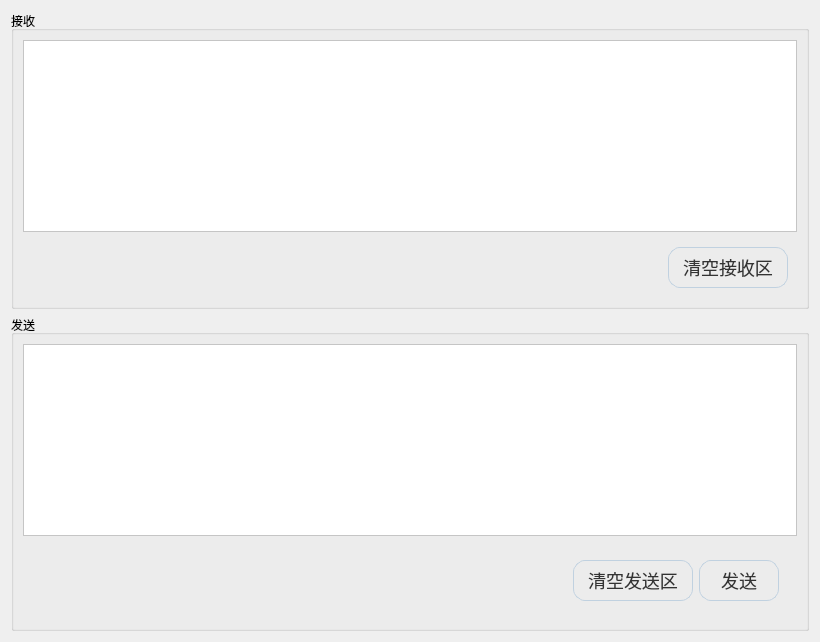
     <widget class="QWidget" name="widget_10" native="true">
      <layout class="QVBoxLayout" name="verticalLayout_4">
       <item>
        <widget class="QGroupBox" name="groupBox">
         <property name="title">
          <string>接收</string>
         </property>
         <layout class="QVBoxLayout" name="verticalLayout_2">
          <item>
           <widget class="QTextBrowser" name="ReceivetextBrowser">
            <property name="styleSheet">
             <string notr="true">/* ===== 基础字体格式 ===== */
QTextEdit {
    /* 字体家族 */
    font-family: 'Segoe UI', 'Microsoft YaHei', sans-serif;
    
    /* 字体大小 */
    font-size: 16px;
    
    /* 字体粗细 */
    font-weight: normal; /* normal | bold | 100-900 */
    
    /* 字体样式 */
    font-style: normal; /* normal | italic | oblique */
    
    /* 字母间距 */
    letter-spacing: 0.5px;
    
    /* 行高 */
    line-height: 1.5;
    
    /* 文本颜色 */
    color: #333333;
    
    /* 背景颜色 */
    background-color: #ffffff;
    
    /* 文本对齐 */
    text-align: left; /* left | right | center | justify */
}</string>
            </property>
           </widget>
          </item>
          <item>
           <widget class="QWidget" name="widget_9" native="true">
            <layout class="QHBoxLayout" name="horizontalLayout_9">
             <item>
              <spacer name="horizontalSpacer">
               <property name="orientation">
                <enum>Qt::Horizontal</enum>
               </property>
               <property name="sizeHint" stdset="0">
                <size>
                 <width>636</width>
                 <height>20</height>
                </size>
               </property>
              </spacer>
             </item>
             <item>
              <widget class="QPushButton" name="ClearReceiveArea_pushButton">
               <property name="styleSheet">
                <string notr="true">/* 浅色渐变基础按钮 */
QPushButton {
    background-color: qlineargradient(x1:0, y1:0, x2:0, y2:1, 
                                      stop:0 #a8d8ff, stop:1 #7bb4ff); /* 浅蓝色渐变 */
    border-radius: 12px;             /* 稍小的圆角 */
    color: #333333;                  /* 深灰文字 */
    font-family: 'Segoe UI';         /* 字体 */
    font-size: 18px;                /* 更小字号 */
    font-weight: normal;             /* 普通粗细 */
    padding: 6px 14px;               /* 更小内边距 */
    border: 1px solid #c0d1e0;       /* 浅色边框 */
    min-width: 90px;                 /* 更小宽度 */
    min-height: 18px;                /* 更小高度 */
}

/* 悬停效果 */
QPushButton:hover {
    background-color: qlineargradient(x1:0, y1:0, x2:0, y2:1, 
                                      stop:0 #bae0ff, stop:1 #8cc3ff);
    border: 1px solid #a0c0e0;       /* 悬停时边框加深 */
}

/* 按下效果 */
QPushButton:pressed {
    background-color: qlineargradient(x1:0, y1:0, x2:0, y2:1, 
                                      stop:0 #8cc1f0, stop:1 #6ca5e0);
    padding: 7px 13px 5px 15px;      /* 轻微按下效果 */
    border: 1px solid #90a9c0;
}

/* 禁用状态 */
QPushButton:disabled {
    background-color: #e0e6eb;
    color: #a0a0a0;
    border: 1px solid #d0d8e0;
}

/* 特殊状态按钮 */
QPushButton:checked {
    background-color: qlineargradient(x1:0, y1:0, x2:0, y2:1, 
                                      stop:0 #ffd8a8, stop:1 #ffb47b); /* 选中状态橙色 */
    color: #333333;
}</string>
               </property>
               <property name="text">
                <string>清空接收区</string>
               </property>
              </widget>
             </item>
            </layout>
           </widget>
          </item>
         </layout>
        </widget>
       </item>
       <item>
        <widget class="QGroupBox" name="groupBox_2">
         <property name="title">
          <string>发送</string>
         </property>
         <layout class="QVBoxLayout" name="verticalLayout_3">
          <item>
           <widget class="QTextEdit" name="SendtextEdit">
            <property name="styleSheet">
             <string notr="true">/* ===== 基础字体格式 ===== */
QTextEdit {
    /* 字体家族 */
    font-family: 'Segoe UI', 'Microsoft YaHei', sans-serif;
    
    /* 字体大小 */
    font-size: 16px;
    
    /* 字体粗细 */
    font-weight: normal; /* normal | bold | 100-900 */
    
    /* 字体样式 */
    font-style: normal; /* normal | italic | oblique */
    
    /* 字母间距 */
    letter-spacing: 0.5px;
    
    /* 行高 */
    line-height: 1.5;
    
    /* 文本颜色 */
    color: #333333;
    
    /* 背景颜色 */
    background-color: #ffffff;
    
    /* 文本对齐 */
    text-align: left; /* left | right | center | justify */
}</string>
            </property>
           </widget>
          </item>
          <item>
           <widget class="QWidget" name="widget_12" native="true">
            <layout class="QHBoxLayout" name="horizontalLayout_11">
             <item>
              <spacer name="horizontalSpacer_2">
               <property name="orientation">
                <enum>Qt::Horizontal</enum>
               </property>
               <property name="sizeHint" stdset="0">
                <size>
                 <width>532</width>
                 <height>20</height>
                </size>
               </property>
              </spacer>
             </item>
             <item>
              <widget class="QWidget" name="widget_11" native="true">
               <layout class="QHBoxLayout" name="horizontalLayout_10">
                <item>
                 <widget class="QPushButton" name="ClearSendAreapushButton">
                  <property name="styleSheet">
                   <string notr="true">/* 浅色渐变基础按钮 */
QPushButton {
    background-color: qlineargradient(x1:0, y1:0, x2:0, y2:1, 
                                      stop:0 #a8d8ff, stop:1 #7bb4ff); /* 浅蓝色渐变 */
    border-radius: 12px;             /* 稍小的圆角 */
    color: #333333;                  /* 深灰文字 */
    font-family: 'Segoe UI';         /* 字体 */
    font-size: 18px;                /* 更小字号 */
    font-weight: normal;             /* 普通粗细 */
    padding: 6px 14px;               /* 更小内边距 */
    border: 1px solid #c0d1e0;       /* 浅色边框 */
    min-width: 90px;                 /* 更小宽度 */
    min-height: 18px;                /* 更小高度 */
}

/* 悬停效果 */
QPushButton:hover {
    background-color: qlineargradient(x1:0, y1:0, x2:0, y2:1, 
                                      stop:0 #bae0ff, stop:1 #8cc3ff);
    border: 1px solid #a0c0e0;       /* 悬停时边框加深 */
}

/* 按下效果 */
QPushButton:pressed {
    background-color: qlineargradient(x1:0, y1:0, x2:0, y2:1, 
                                      stop:0 #8cc1f0, stop:1 #6ca5e0);
    padding: 7px 13px 5px 15px;      /* 轻微按下效果 */
    border: 1px solid #90a9c0;
}

/* 禁用状态 */
QPushButton:disabled {
    background-color: #e0e6eb;
    color: #a0a0a0;
    border: 1px solid #d0d8e0;
}

/* 特殊状态按钮 */
QPushButton:checked {
    background-color: qlineargradient(x1:0, y1:0, x2:0, y2:1, 
                                      stop:0 #ffd8a8, stop:1 #ffb47b); /* 选中状态橙色 */
    color: #333333;
}</string>
                  </property>
                  <property name="text">
                   <string>清空发送区</string>
                  </property>
                 </widget>
                </item>
                <item>
                 <widget class="QPushButton" name="SendpushButton">
                  <property name="styleSheet">
                   <string notr="true">/* 浅色渐变基础按钮 */
QPushButton {
    background-color: qlineargradient(x1:0, y1:0, x2:0, y2:1, 
                                      stop:0 #a8d8ff, stop:1 #7bb4ff); /* 浅蓝色渐变 */
    border-radius: 12px;             /* 稍小的圆角 */
    color: #333333;                  /* 深灰文字 */
    font-family: 'Segoe UI';         /* 字体 */
    font-size: 18px;                /* 更小字号 */
    font-weight: normal;             /* 普通粗细 */
    padding: 6px 14px;               /* 更小内边距 */
    border: 1px solid #c0d1e0;       /* 浅色边框 */
    min-width: 50px;                 /* 更小宽度 */
    min-height: 18px;                /* 更小高度 */
}

/* 悬停效果 */
QPushButton:hover {
    background-color: qlineargradient(x1:0, y1:0, x2:0, y2:1, 
                                      stop:0 #bae0ff, stop:1 #8cc3ff);
    border: 1px solid #a0c0e0;       /* 悬停时边框加深 */
}

/* 按下效果 */
QPushButton:pressed {
    background-color: qlineargradient(x1:0, y1:0, x2:0, y2:1, 
                                      stop:0 #8cc1f0, stop:1 #6ca5e0);
    padding: 7px 13px 5px 15px;      /* 轻微按下效果 */
    border: 1px solid #90a9c0;
}

/* 禁用状态 */
QPushButton:disabled {
    background-color: #e0e6eb;
    color: #a0a0a0;
    border: 1px solid #d0d8e0;
}

/* 特殊状态按钮 */
QPushButton:checked {
    background-color: qlineargradient(x1:0, y1:0, x2:0, y2:1, 
                                      stop:0 #ffd8a8, stop:1 #ffb47b); /* 选中状态橙色 */
    color: #333333;
}</string>
                  </property>
                  <property name="text">
                   <string>发送</string>
                  </property>
                 </widget>
                </item>
               </layout>
              </widget>
             </item>
            </layout>
           </widget>
          </item>
         </layout>
        </widget>
       </item>
      </layout>
     </widget>
